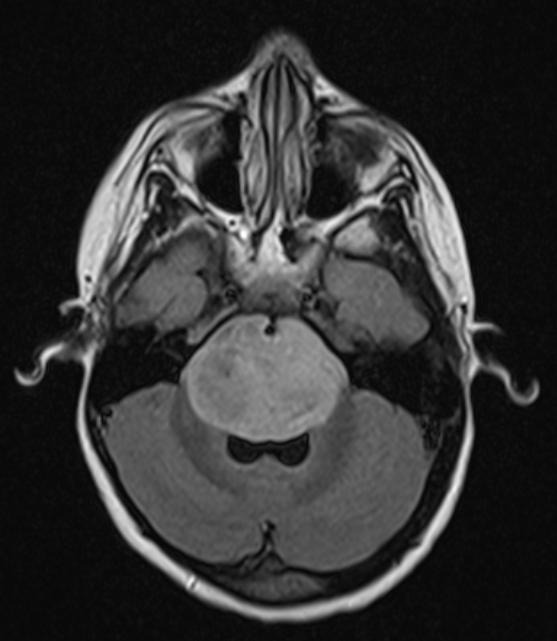
#> input picture Detection/contents/Testing/tumor/image(2).jpg, 557 x 641 px, found by its file name
$ jupyter execute --allow-errors classification_model_gen1.ipynb
#> lines starting #> are read from the running program, lines starting #| are printed output that depends on the picture; after the words box and inside, x2 and y2 are one past the last pixel; in counts of white or black regions, pixels touching at a corner belong together
#> further down, example_img is the input picture: shape (641, 557, 3); min 3, max 255, mean 50.5
[cell 1]
# Import libraries

import os
import random
from tqdm import tqdm
import numpy as np
import pandas as pd
import matplotlib.pyplot as plt
import seaborn as sns

import cv2
import tensorflow as tf
from tensorflow.keras.preprocessing.image import load_img,ImageDataGenerator, array_to_img
from tensorflow.keras.applications import EfficientNetB1

from tensorflow.keras.models import Model
from tensorflow.keras.layers import Flatten,Dense,Conv2D,Dropout,GlobalAveragePooling2D,GlobalAvgPool2D

from tensorflow.keras.optimizers import Adam
from tensorflow.keras.callbacks import ModelCheckpoint,EarlyStopping
import imutils

[cell 2]
# Create Directory for Training Data

os.mkdir("./contents/Crop-Brain-MRI")
os.mkdir("./contents/Crop-Brain-MRI/glioma_tumor")
os.mkdir("./contents/Crop-Brain-MRI/meningioma_tumor")
os.mkdir("./contents/Crop-Brain-MRI/pituitary_tumor")

[cell 3]
# Create Directory for Testing Data

os.mkdir("./contents/Test-Brain-MRI")
os.mkdir("./contents/Test-Brain-MRI/glioma_tumor")
os.mkdir("./contents/Test-Brain-MRI/meningioma_tumor")
os.mkdir("./contents/Test-Brain-MRI/pituitary_tumor")

[cell 4]
# Data Visualisation

train_dir = "./contents/Training/"
test_dir = "./contents/Testing/"

classes = os.listdir("./contents/Training")

files_path_dict = {}

for c in classes:
  files_path_dict[c] = list(map(lambda x :train_dir+c+'/'+x, os.listdir(train_dir+c)))

plt.figure(figsize=(17,17))
index = 0

#> (the rest of this cell did not finish here and is left out)

[cell 5]
# [57 lines of commented-out code are left out]


def preprocess_and_segmentation(image, plot=False):

#> called with plot = True
    img_gray = cv2.cvtColor(image, cv2.COLOR_BGR2GRAY)
    img_gray = cv2.GaussianBlur(img_gray, (5, 5), 0)

    img_thresh = cv2.threshold(img_gray, 45, 255, cv2.THRESH_BINARY)[1]
#> img_thresh: shape (641, 557); 40.1% white; 16 white regions (8 under 20 px), largest, box (x1, y1, x2, y2) and area: (14, 31, 540, 623) 141207, (234, 560, 323, 600) 1666, (245, 559, 259, 568) 76
    img_thresh = cv2.erode(img_thresh, None, iterations=2)
#> img_thresh: shape (641, 557); 33.4% white; 14 white regions (11 under 20 px), largest, box (x1, y1, x2, y2) and area: (16, 34, 538, 621) 118138, (245, 575, 320, 598) 1041, (267, 564, 278, 568) 29
    img_thresh = cv2.dilate(img_thresh, None, iterations=2)
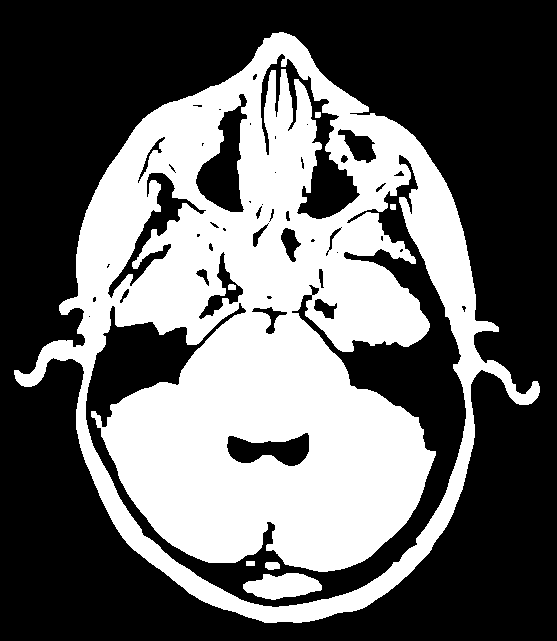
#> img_thresh: shape (641, 557); 39.8% white; 7 white regions

    contours = cv2.findContours(img_thresh.copy(), cv2.RETR_EXTERNAL, cv2.CHAIN_APPROX_SIMPLE)
#> contours = 1 contour; box (x1, y1, x2, y2) and area: (14, 32, 540, 623) 184511
    contours = imutils.grab_contours(contours)
    c = max(contours, key=cv2.contourArea)
#> c = contour of 943 points, box (x1, y1, x2, y2) (14, 32, 540, 623), area 184511

    extLeft = tuple(c[c[:, :, 0].argmin()][0])
#> extLeft = (14, 370)
    extRight = tuple(c[c[:, :, 0].argmax()][0])
#> extRight = (539, 392)
    extTop = tuple(c[c[:, :, 1].argmin()][0])
#> extTop = (279, 32)
    extBot = tuple(c[c[:, :, 1].argmax()][0])
#> extBot = (264, 622)

    new_image = image[extTop[1]:extBot[1], extLeft[0]:extRight[0]]
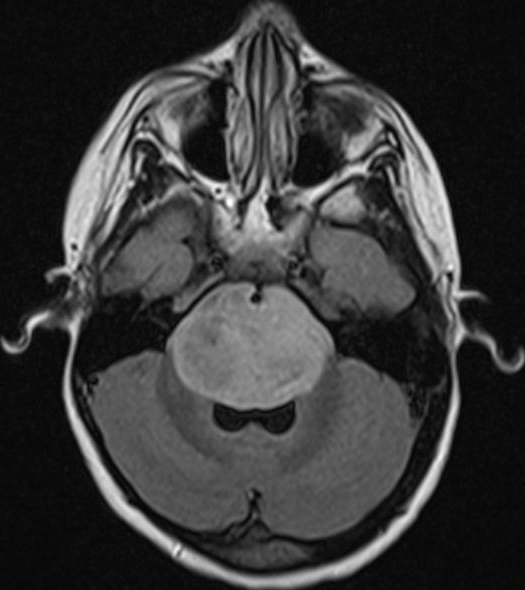
#> new_image: shape (590, 525, 3); min 3, max 255, mean 56.5

    if plot:
        plt.figure()
        plt.subplot(1, 2, 1)
        plt.imshow(image)
        plt.tick_params(axis='both', which='both', top=False, bottom=False, left=False, right=False,labelbottom=False, labeltop=False, labelleft=False, labelright=False)
        plt.title('Original Image')
        plt.subplot(1, 2, 2)
        plt.imshow(new_image)
        plt.tick_params(axis='both', which='both',top=False, bottom=False, left=False, right=False,labelbottom=False, labeltop=False, labelleft=False, labelright=False)
        plt.title('Cropped Image')
        plt.show()

    return new_image

[cell 6]
# Check the crop

example_img = cv2.imread("./contents/Training/meningioma_tumor/image(2).jpg")
cropped_image_example = preprocess_and_segmentation(example_img, plot=True)

[cell 7]
# Crop the Training Images and Save to respective directories
glioma = train_dir + "glioma_tumor"
meningioma = train_dir + "meningioma_tumor"
pituitary = train_dir + "pituitary_tumor"

j = 0
for i in tqdm(os.listdir(glioma)):
  path = os.path.join(glioma, i)
  img = cv2.imread(path)
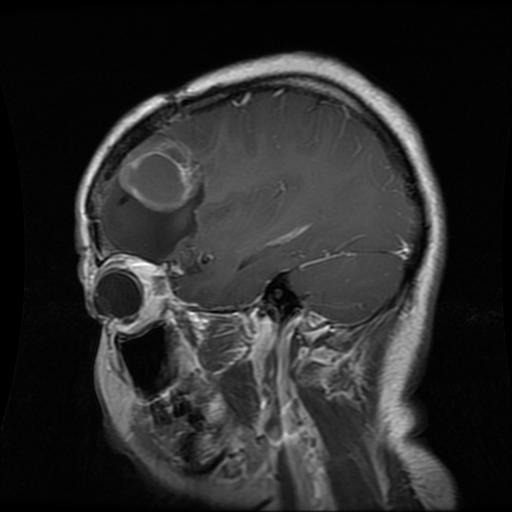
#> input picture Classification/contents/Training/glioma_tumor/gg (121).jpg, 512 x 512 px
#> img is the input picture: shape (512, 512, 3); min 0, max 255, mean 43
  img = preprocess_and_segmentation(img, plot=False)
#> call 2 of preprocess_and_segmentation, with plot = False
#> in preprocess_and_segmentation (call 2), `img_thresh = cv2.threshold(img_gray, 45, 255, cv2.THRESH_BINARY)[1]`: img_thresh: shape (512, 512); 44.6% white; 12 white regions (11 under 20 px), largest, box (x1, y1, x2, y2) and area: (75, 51, 455, 512) 116814
#> in preprocess_and_segmentation (call 2), `img_thresh = cv2.erode(img_thresh, None, iterations=2)`: img_thresh: shape (512, 512); 38.2% white; 2 white regions (1 under 20 px), largest, box (x1, y1, x2, y2) and area: (77, 54, 452, 512) 100079
#> in preprocess_and_segmentation (call 2), `img_thresh = cv2.dilate(img_thresh, None, iterations=2)`:
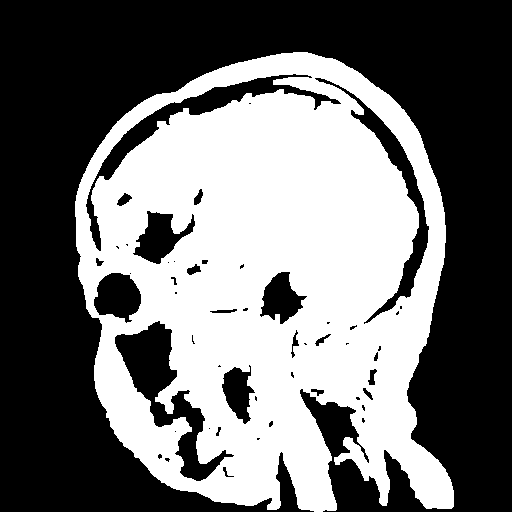
#> img_thresh: shape (512, 512); 44% white; 1 white region
#> in preprocess_and_segmentation (call 2), `contours = cv2.findContours(img_thresh.copy(), cv2.RETR_EXTERNAL, cv2...`: contours = 1 contour; box (x1, y1, x2, y2) and area: (75, 52, 454, 512) 133581
#> in preprocess_and_segmentation (call 2), `c = max(contours, key=cv2.contourArea)`: c = contour of 896 points, box (x1, y1, x2, y2) (75, 52, 454, 512), area 133581
#> in preprocess_and_segmentation (call 2), `extLeft = tuple(c[c[:, :, 0].argmin()][0])`: extLeft = (75, 201)
#> in preprocess_and_segmentation (call 2), `extRight = tuple(c[c[:, :, 0].argmax()][0])`: extRight = (453, 506)
#> in preprocess_and_segmentation (call 2), `extTop = tuple(c[c[:, :, 1].argmin()][0])`: extTop = (293, 52)
#> in preprocess_and_segmentation (call 2), `extBot = tuple(c[c[:, :, 1].argmax()][0])`: extBot = (314, 511)
#> in preprocess_and_segmentation (call 2), `new_image = image[extTop[1]:extBot[1], extLeft[0]:extRight[0]]`:
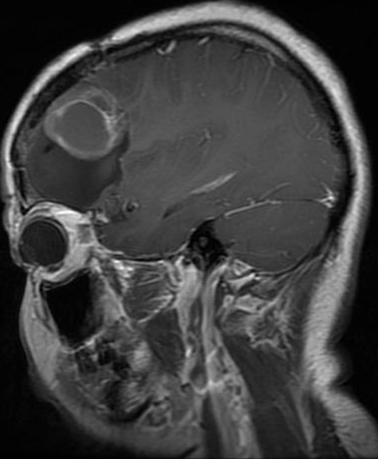
#> new_image: shape (459, 378, 3); min 0, max 255, mean 63.5
  if img is not None:
    img = cv2.resize(img, (224, 224))
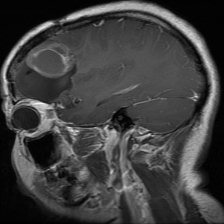
#> img: shape (224, 224, 3); min 0, max 252, mean 63.3
    save_path = "./contents/Crop-Brain-MRI/glioma_tumor/"+ str(j) + ".jpg"
    cv2.imwrite(save_path, img)
    j = j+1

j = 0
for i in tqdm(os.listdir(meningioma)):
  path = os.path.join(meningioma, i)
  img = cv2.imread(path)
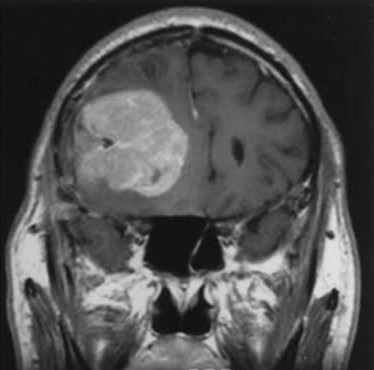
#> input picture Classification/contents/Training/meningioma_tumor/image(15).jpg, 374 x 370 px
#> img is the input picture: shape (370, 374, 3); min 9, max 229, mean 80.4
  img = preprocess_and_segmentation(img, plot=False)
#> call 3 of preprocess_and_segmentation, with plot = False
#> in preprocess_and_segmentation (call 3), `img_thresh = cv2.threshold(img_gray, 45, 255, cv2.THRESH_BINARY)[1]`: img_thresh: shape (370, 374); 68.3% white; 47 black regions (20 under 20 px), largest, box (x1, y1, x2, y2) and area: (0, 0, 374, 370) 31124, (139, 216, 237, 277) 3874, (187, 28, 321, 200) 2233
#> in preprocess_and_segmentation (call 3), `img_thresh = cv2.erode(img_thresh, None, iterations=2)`:
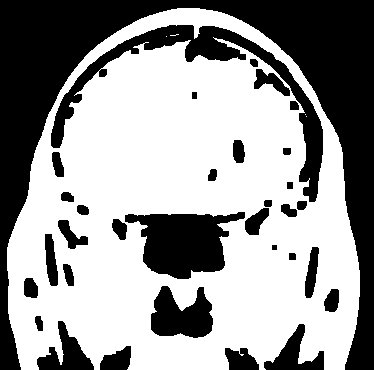
#> img_thresh: shape (370, 374); 60.2% white; 33 black regions, largest, box (x1, y1, x2, y2) and area: (0, 0, 374, 370) 33348, (51, 25, 323, 202) 6570, (125, 212, 245, 279) 4966
#> in preprocess_and_segmentation (call 3), `img_thresh = cv2.dilate(img_thresh, None, iterations=2)`:
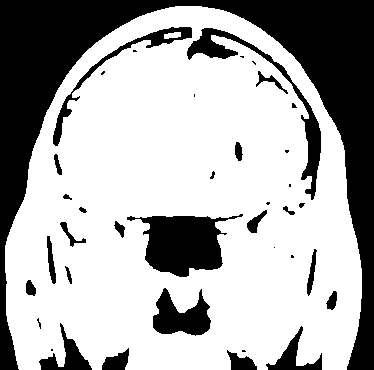
#> img_thresh: shape (370, 374); 67.9% white; 39 black regions (14 under 20 px)
#> in preprocess_and_segmentation (call 3), `contours = cv2.findContours(img_thresh.copy(), cv2.RETR_EXTERNAL, cv2...`: contours = 1 contour; box (x1, y1, x2, y2) and area: (5, 6, 362, 370) 104279
#> in preprocess_and_segmentation (call 3), `c = max(contours, key=cv2.contourArea)`: c = contour of 599 points, box (x1, y1, x2, y2) (5, 6, 362, 370), area 104279
#> in preprocess_and_segmentation (call 3), `extLeft = tuple(c[c[:, :, 0].argmin()][0])`: extLeft = (5, 245)
#> in preprocess_and_segmentation (call 3), `extRight = tuple(c[c[:, :, 0].argmax()][0])`: extRight = (361, 298)
#> in preprocess_and_segmentation (call 3), `extTop = tuple(c[c[:, :, 1].argmin()][0])`: extTop = (175, 6)
#> in preprocess_and_segmentation (call 3), `extBot = tuple(c[c[:, :, 1].argmax()][0])`: extBot = (19, 369)
#> in preprocess_and_segmentation (call 3), `new_image = image[extTop[1]:extBot[1], extLeft[0]:extRight[0]]`:
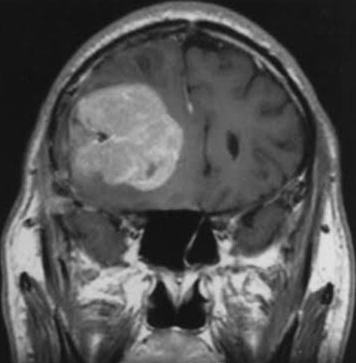
#> new_image: shape (363, 356, 3); min 9, max 229, mean 84.1
  if img is not None:
    img = cv2.resize(img, (224, 224))
#> img: shape (224, 224, 3)
    save_path = "./contents/Crop-Brain-MRI/meningioma_tumor/" +str(j) +".jpg"
    cv2.imwrite(save_path, img)
    j = j+1

j = 0
#> (the rest of this cell did not finish here and is left out)

[cell 8]
# Crop the Testing Images and Save to respective directories
glioma = test_dir + "glioma_tumor"
meningioma = test_dir + "meningioma_tumor"
pituitary = test_dir + "pituitary_tumor"

j = 0
for i in tqdm(os.listdir(glioma)):
  path = os.path.join(glioma, i)
  img = cv2.imread(path)
  img = preprocess_and_segmentation(img, plot=False)
#> in preprocess_and_segmentation (call 4), `contours = cv2.findContours(img_thresh.copy(), cv2.RETR_EXTERNAL, cv2...`: contours = 1 contour; box (x1, y1, x2, y2) and area: (75, 52, 454, 512) 133581
  if img is not None:
    img = cv2.resize(img, (224, 224))
    save_path = "./contents/Test-Brain-MRI/glioma_tumor/"+ str(j) + ".jpg"
    cv2.imwrite(save_path, img)
    j = j+1

j = 0
for i in tqdm(os.listdir(meningioma)):
  path = os.path.join(meningioma, i)
  img = cv2.imread(path)
  img = preprocess_and_segmentation(img, plot=False)
#> in preprocess_and_segmentation (call 5), `contours = cv2.findContours(img_thresh.copy(), cv2.RETR_EXTERNAL, cv2...`: contours = 1 contour; box (x1, y1, x2, y2) and area: (5, 6, 362, 370) 104279
